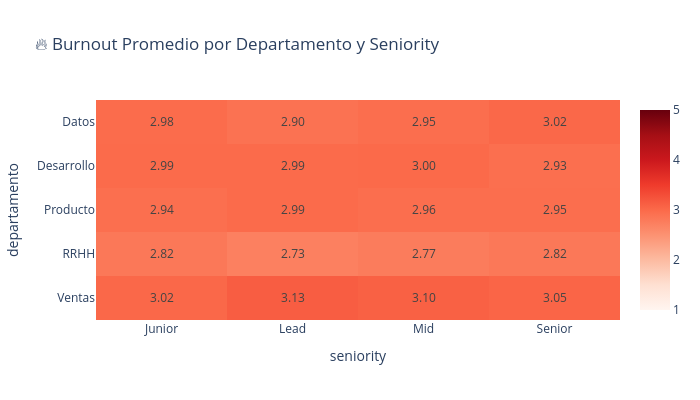
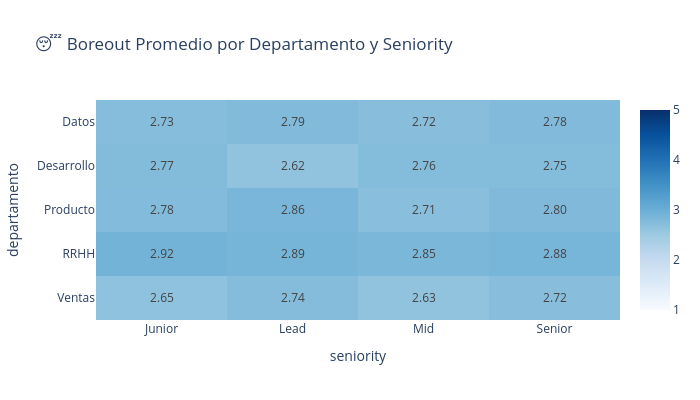
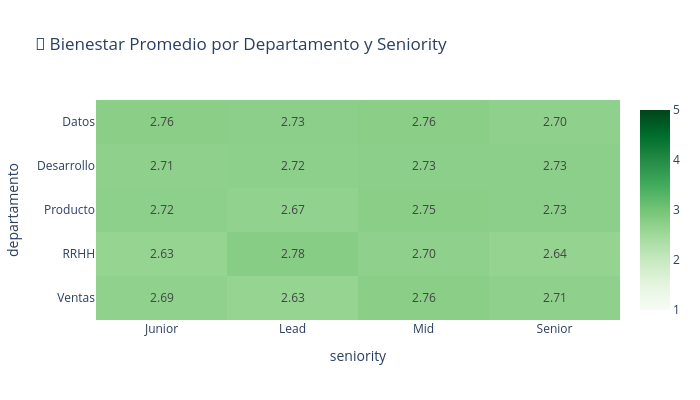

The notebook cell saved with these charts, in order:
### Code cell
# =====================================================
# HEATMAP DE KPIs POR DEPARTAMENTO Y SENIORITY
# =====================================================

# Calcular medias por departamento y seniority
df_medias = df_benchmark.groupby(['departamento', 'seniority']).agg({
    'kpi_burnout': 'mean',
    'kpi_boreout': 'mean',
    'kpi_bienestar': 'mean'
}).reset_index()

# Crear heatmap para Burnout
fig_burnout = px.imshow(
    df_medias.pivot(index='departamento', columns='seniority', values='kpi_burnout'),
    color_continuous_scale='Reds',
    zmin=1, zmax=5,
    title="🔥 Burnout Promedio por Departamento y Seniority",
    text_auto='.2f',
    aspect='auto'
)

fig_burnout.update_layout(height=400, width=700)
fig_burnout.show()

# Crear heatmap para Boreout
fig_boreout = px.imshow(
    df_medias.pivot(index='departamento', columns='seniority', values='kpi_boreout'),
    color_continuous_scale='Blues',
    zmin=1, zmax=5,
    title="😴 Boreout Promedio por Departamento y Seniority",
    text_auto='.2f',
    aspect='auto'
)

fig_boreout.update_layout(height=400, width=700)
fig_boreout.show()

# Crear heatmap para Bienestar
fig_bienestar = px.imshow(
    df_medias.pivot(index='departamento', columns='seniority', values='kpi_bienestar'),
    color_continuous_scale='Greens',
    zmin=1, zmax=5,
    title="💚 Bienestar Promedio por Departamento y Seniority",
    text_auto='.2f',
    aspect='auto'
)

fig_bienestar.update_layout(height=400, width=700)
fig_bienestar.show()

print("""
💡 INTERPRETACIÓN:
- Cada celda = nivel promedio de KPI para esa combinación
- Permite identificar qué departamentos y niveles de seniority tienen más problemas
- Ejemplo: Si Ventas Senior tiene burnout alto, podría indicar problemas específicos
""")

### Figure 1 — Plotly figure (JSON) as saved in the notebook; plotly's stock layout.template omitted (floating-point values rounded to 4 significant figures)
{"data": [{"coloraxis": "coloraxis", "hovertemplate": "seniority: %{x}<br>departamento: %{y}<br>color: %{z}<extra></extra>", "name": "0", "texttemplate": "%{z:.2f}", "type": "heatmap", "x": ["Junior", "Lead", "Mid", "Senior"], "xaxis": "x", "y": ["Datos", "Desarrollo", "Producto", "RRHH", "Ventas"], "yaxis": "y", "z": [[2.977, 2.896, 2.947, 3.024], [2.99, 2.989, 2.996, 2.933], [2.938, 2.993, 2.956, 2.954], [2.821, 2.73, 2.77, 2.821], [3.023, 3.135, 3.1, 3.055]]}], "layout": {"coloraxis": {"autocolorscale": false, "cmax": 5, "cmin": 1, "colorscale": [[0, "rgb(255,245,240)"], [0.125, "rgb(254,224,210)"], [0.25, "rgb(252,187,161)"], [0.375, "rgb(252,146,114)"], [0.5, "rgb(251,106,74)"], [0.625, "rgb(239,59,44)"], [0.75, "rgb(203,24,29)"], [0.875, "rgb(165,15,21)"], [1, "rgb(103,0,13)"]]}, "height": 400, "title": {"text": "🔥 Burnout Promedio por Departamento y Seniority"}, "width": 700, "xaxis": {"anchor": "y", "domain": [0, 1], "title": {"text": "seniority"}}, "yaxis": {"anchor": "x", "autorange": "reversed", "domain": [0, 1], "title": {"text": "departamento"}}}}

### Figure 2 — Plotly figure (JSON) as saved in the notebook; plotly's stock layout.template omitted (floating-point values rounded to 4 significant figures)
{"data": [{"coloraxis": "coloraxis", "hovertemplate": "seniority: %{x}<br>departamento: %{y}<br>color: %{z}<extra></extra>", "name": "0", "texttemplate": "%{z:.2f}", "type": "heatmap", "x": ["Junior", "Lead", "Mid", "Senior"], "xaxis": "x", "y": ["Datos", "Desarrollo", "Producto", "RRHH", "Ventas"], "yaxis": "y", "z": [[2.729, 2.785, 2.72, 2.778], [2.769, 2.621, 2.759, 2.754], [2.776, 2.857, 2.706, 2.795], [2.916, 2.892, 2.848, 2.88], [2.646, 2.741, 2.627, 2.719]]}], "layout": {"coloraxis": {"autocolorscale": false, "cmax": 5, "cmin": 1, "colorscale": [[0, "rgb(247,251,255)"], [0.125, "rgb(222,235,247)"], [0.25, "rgb(198,219,239)"], [0.375, "rgb(158,202,225)"], [0.5, "rgb(107,174,214)"], [0.625, "rgb(66,146,198)"], [0.75, "rgb(33,113,181)"], [0.875, "rgb(8,81,156)"], [1, "rgb(8,48,107)"]]}, "height": 400, "title": {"text": "😴 Boreout Promedio por Departamento y Seniority"}, "width": 700, "xaxis": {"anchor": "y", "domain": [0, 1], "title": {"text": "seniority"}}, "yaxis": {"anchor": "x", "autorange": "reversed", "domain": [0, 1], "title": {"text": "departamento"}}}}

### Figure 3 — Plotly figure (JSON) as saved in the notebook; plotly's stock layout.template omitted (floating-point values rounded to 4 significant figures)
{"data": [{"coloraxis": "coloraxis", "hovertemplate": "seniority: %{x}<br>departamento: %{y}<br>color: %{z}<extra></extra>", "name": "0", "texttemplate": "%{z:.2f}", "type": "heatmap", "x": ["Junior", "Lead", "Mid", "Senior"], "xaxis": "x", "y": ["Datos", "Desarrollo", "Producto", "RRHH", "Ventas"], "yaxis": "y", "z": [[2.757, 2.731, 2.758, 2.7], [2.705, 2.722, 2.732, 2.731], [2.719, 2.666, 2.754, 2.73], [2.631, 2.78, 2.703, 2.636], [2.693, 2.63, 2.758, 2.706]]}], "layout": {"coloraxis": {"autocolorscale": false, "cmax": 5, "cmin": 1, "colorscale": [[0, "rgb(247,252,245)"], [0.125, "rgb(229,245,224)"], [0.25, "rgb(199,233,192)"], [0.375, "rgb(161,217,155)"], [0.5, "rgb(116,196,118)"], [0.625, "rgb(65,171,93)"], [0.75, "rgb(35,139,69)"], [0.875, "rgb(0,109,44)"], [1, "rgb(0,68,27)"]]}, "height": 400, "title": {"text": "💚 Bienestar Promedio por Departamento y Seniority"}, "width": 700, "xaxis": {"anchor": "y", "domain": [0, 1], "title": {"text": "seniority"}}, "yaxis": {"anchor": "x", "autorange": "reversed", "domain": [0, 1], "title": {"text": "departamento"}}}}
